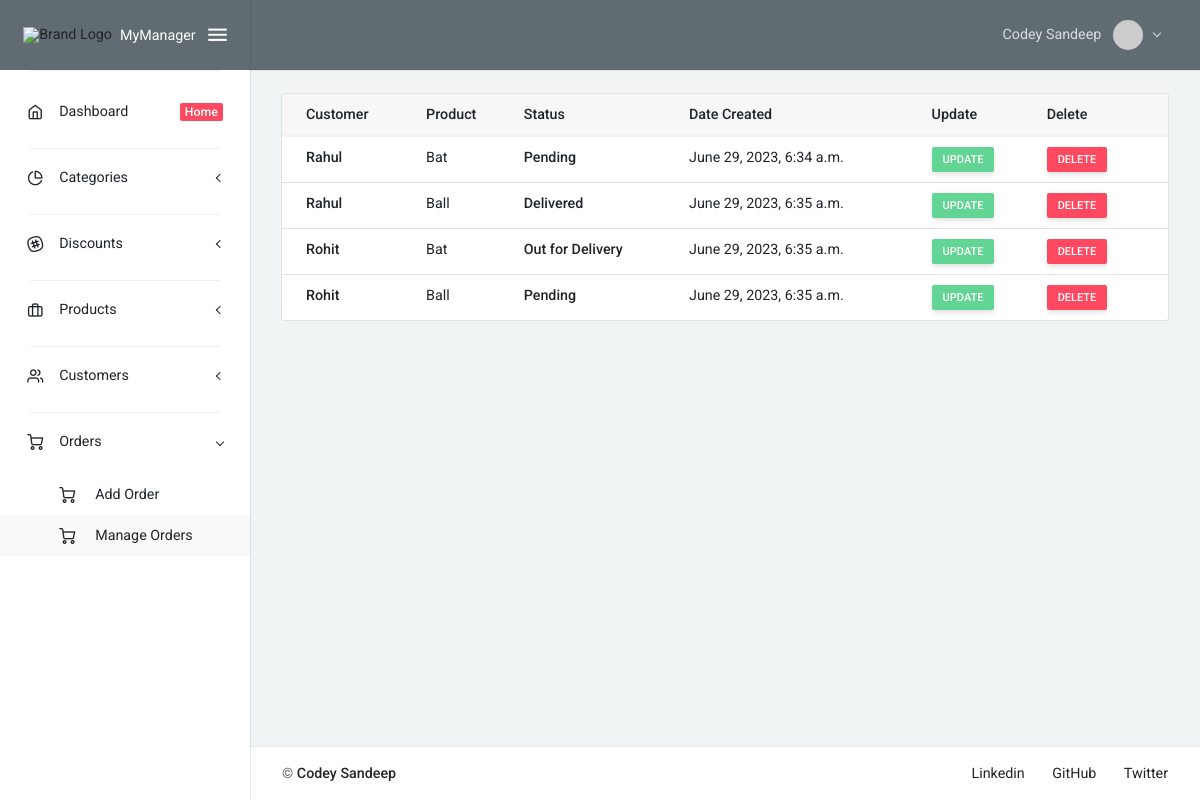
Screenshot of /orders/ (signed in) with the database file from the repository.
### cmsApp/models.py (models this page shows, shortened)
class Order(models.Model):
    status_choices = (
        ("Pending", "Pending"),
        ("Delivered", "Delivered"),
        ("Out for Delivery", "Out for Delivery"),
    )
    id = models.AutoField(primary_key=True)
    customer = models.ForeignKey(Customer, on_delete=models.CASCADE)
    product = models.ForeignKey(Product, on_delete=models.CASCADE)
    status = models.CharField(max_length=235, choices=status_choices)
    date_created = models.DateTimeField(auto_now_add=True)
    class Meta:
        verbose_name_plural = "5. Total Orders"

class Customer(models.Model):
    id = models.AutoField(primary_key=True)
    name = models.CharField(max_length=235, null=True)
    email = models.EmailField(max_length=235, null=True)
    phone = models.CharField(max_length=235, null=True)
    address = models.CharField(max_length=235, null=True)
    date_created = models.DateTimeField(auto_now_add=True)
    class Meta:
        verbose_name_plural = "4. Total Customers"
    def __str__(self):
        return self.name

class Product(models.Model):
    id = models.AutoField(primary_key=True)
    title = models.CharField(max_length=235, null=True)
    category = models.ForeignKey(Category, on_delete=models.CASCADE)
    price = models.PositiveIntegerField(default=0)
    discount = models.ForeignKey(Discount, on_delete=models.CASCADE)
    date_created = models.DateTimeField(auto_now_add=True)
    class Meta:
        verbose_name_plural = "3. Total Products"
    def __str__(self):
        return self.title

### cmsApp/views.py (the view)
# urls.py: path('orders/', OrdersPageView, name="orders_page"),
@login_required(login_url="login_page")
def OrdersPageView(request):
    orders = Order.objects.all()
    context = {
        "orders": orders,
    }
    return render(request, 'orders_page.html', context)

### cmsApp/templates/orders_page.html (shortened to what this page needs)
{% extends 'base.html' %}
{% block body %}
<div class="card">
    <table class="table card-table">
        <thead class="thead-light">
            <tr>
                <th>Customer</th>
                <th>Product</th>
                <th>Status</th>
                <th>Date Created</th>
                <th>Update</th>
                <th>Delete</th>
            </tr>
        </thead>
        <tbody>
            {% for order in orders %}
            <tr>
                <th>{{order.customer}}</th>
                <td>{{order.product}}</td>
                <th>{{order.status}}</th>
                <td>{{order.date_created}}</td>
                <td>
                    <a href="{% url 'update_order_page' order.id %}" class="btn btn-success btn-sm">Update</a>
                </td>
                <td>
                    <a href="{% url 'delete_order_page' order.id %}" class="btn btn-danger btn-sm">Delete</a>
                </td>
            </tr>
            {% endfor %}
        </tbody>
    </table>
</div>
{% endblock body %}

### templates/base.html (shortened to what this page needs)
{% load static %}
<!DOCTYPE html>
<html lang="en" class="material-style layout-fixed">
<head>
    <link rel="stylesheet" href="{% static 'fonts/fontawesome.css' %}">
    <link rel="stylesheet" href="{% static 'fonts/ionicons.css' %}">
    <link rel="stylesheet" href="{% static 'fonts/linearicons.css' %}">
    <link rel="stylesheet" href="{% static 'fonts/open-iconic.css' %}">
    <link rel="stylesheet" href="{% static 'fonts/pe-icon-7-stroke.css' %}">
    <link rel="stylesheet" href="{% static 'fonts/feather.css' %}">
    <link rel="stylesheet" href="{% static 'css/bootstrap-material.css' %}">
    <link rel="stylesheet" href="{% static 'css/shreerang-material.css' %}">
    <link rel="stylesheet" href="{% static 'css/uikit.css' %}">
    <link rel="stylesheet" href="{% static 'libs/perfect-scrollbar/perfect-scrollbar.css' %}">
    <link rel="stylesheet" href="{% static 'libs/flot/flot.css' %}">
    <link rel="stylesheet" href="{% static 'css/style.css' %}">
</head>
<body>
    <div class="layout-wrapper layout-2">
        <div class="layout-inner">
            {% include 'components/sidebar.html' %}
            <div class="layout-container">
                {% include 'components/navbar.html' %}
                <div class="layout-content">
                    <div class="container-fluid flex-grow-1 container-p-y">
                        {% block body %}
                        {% endblock body %}
                    </div>
                    {% include 'components/footer.html' %}
                </div>
            </div>
        </div>
    </div>
</body>
</html>

### templates/components/sidebar.html (shortened to what this page needs)
<div id="layout-sidenav" class="layout-sidenav sidenav sidenav-vertical bg-white logo-dark">
    <div class="app-brand demo">
        <span class="app-brand-logo demo">
            <img src="https://img.icons8.com/external-itim2101-flat-itim2101/32/000000/external-cloud-business-and-financial-itim2101-flat-itim2101-1.png"
                alt="Brand Logo" class="img-fluid">
        </span>
        <a href="{% url 'dashboard_page' %}"
            class="app-brand-text demo sidenav-text font-weight-normal ml-2">MyManager</a>
        <a href="javascript:" class="layout-sidenav-toggle sidenav-link text-large ml-auto">
            <i class="ion ion-md-menu align-middle"></i>
        </a>
    </div>
    <div class="sidenav-divider mt-0"></div>
    <ul class="sidenav-inner py-1">
        {% url 'dashboard_page' as dashboard_page %}
        <li class="sidenav-item {% if request.path == dashboard_page %} active {% endif %}">
            <a href="{{dashboard_page}}" class="sidenav-link">
                <i class="sidenav-icon feather icon-home"></i>
                <div>Dashboard</div>
                <div class="pl-1 ml-auto">
                    <div class="badge badge-danger">Home</div>
                </div>
            </a>
        </li>
        <li class="sidenav-divider mb-1"></li>
        {% url 'add_category_page' as add_category_page %}
        {% url 'categories_page' as categories_page %}
        <li class="sidenav-item {% if request.path == add_category_page %} open {% endif %}
            {% if request.path == categories_page %} open {% endif %}">
            <a href="javascript:" class="sidenav-link sidenav-toggle">
                <i class="sidenav-icon feather icon-pie-chart"></i>
                <div>Categories</div>
            </a>
        </li>
        <li class="sidenav-divider mb-1"></li>
        {% url 'add_discount_page' as add_discount_page %}
        {% url 'discounts_page' as discounts_page %}
        <li
            class="sidenav-item {% if request.path == add_discount_page %} open {% endif %} {% if request.path == discounts_page %} open {% endif %}">
            <a href="javascript:" class="sidenav-link sidenav-toggle">
                <i class="sidenav-icon feather icon-slack"></i>
                <div>Discounts</div>
            </a>
        </li>
        <li class="sidenav-divider mb-1"></li>
        {% url 'add_product_page' as add_product_page %}
        {% url 'products_page' as products_page %}
        <li
            class="sidenav-item {% if request.path == add_product_page %} open {% endif %} {% if request.path == products_page %} open {% endif %}">
            <a href="javascript:" class="sidenav-link sidenav-toggle">
                <i class="sidenav-icon feather icon-briefcase"></i>
                <div>Products</div>
            </a>
        </li>
        <li class="sidenav-divider mb-1"></li>
        {% url 'add_customer_page' as add_customer_page %}
        {% url 'customers_page' as customers_page %}
        <li
            class="sidenav-item {% if request.path == add_customer_page %} open {% endif %} {% if request.path == customers_page %} open {% endif %}">
            <a href="javascript:" class="sidenav-link sidenav-toggle">
                <i class="sidenav-icon feather icon-users"></i>
                <div>Customers</div>
            </a>
        </li>
        <li class="sidenav-divider mb-1"></li>
        {% url 'add_order_page' as add_order_page %}
        {% url 'orders_page' as orders_page %}
        <li
            class="sidenav-item {% if request.path == add_order_page %} open {% endif %} {% if request.path == orders_page %} open {% endif %}">
            <a href="javascript:" class="sidenav-link sidenav-toggle">
                <i class="sidenav-icon feather icon-shopping-cart"></i>
                <div>Orders</div>
            </a>
            <ul class="sidenav-menu">
                <li class="sidenav-item {% if request.path == add_order_page %} open active {% endif %}">
                    <a href="{{add_order_page}}" class="sidenav-link">
                        <i class="sidenav-icon feather icon-shopping-cart mr-2"></i>
                        <div>Add Order</div>
                    </a>
                </li>
                <li class="sidenav-item {% if request.path == orders_page %} open active {% endif %}">
                    <a href="{{orders_page}}" class="sidenav-link">
                        <i class="sidenav-icon feather icon-shopping-cart mr-2"></i>
                        <div>Manage Orders</div>
                    </a>
                </li>
            </ul>
        </li>
    </ul>
</div>

### templates/components/navbar.html (shortened to what this page needs)
{% load static %}
<nav class="layout-navbar navbar navbar-expand-lg align-items-lg-center bg-dark container-p-x" id="layout-navbar">
    <div class="navbar-collapse collapse" id="layout-navbar-collapse">
        <div class="navbar-nav align-items-lg-center ml-auto nav-profile">
            <div class="demo-navbar-user nav-item dropdown">
                <a class="nav-link dropdown-toggle" href="#" data-toggle="dropdown">
                    {% if request.user.first_name and request.user.last_name %}
                    <span class="d-inline-flex flex-lg-row-reverse align-items-center align-middle">
                        <img src="https://i.pravatar.cc/300" alt="Random Image" class="d-block ui-w-30 rounded-circle">
                        <span class="px-1 mr-lg-2 ml-2 ml-lg-0">{{request.user.first_name}}
                            {{request.user.last_name}}</span>
                    </span>
                    {% else %}
                    <span class="d-inline-flex flex-lg-row-reverse align-items-center align-middle">
                        <img src="https://i.pravatar.cc/300" alt="Random Image" class="d-block ui-w-30 rounded-circle">
                        <span class="px-1 mr-lg-2 ml-2 ml-lg-0">Codey Sandeep</span>
                    </span>
                    {% endif %}
                </a>
            </div>
        </div>
    </div>
</nav>

### templates/components/footer.html
<nav class="layout-footer footer bg-white">
    <div class="container-fluid d-flex flex-wrap justify-content-between text-center container-p-x pb-3">
        <div class="pt-3">
            <span class="footer-text font-weight-semibold">&copy; <a href="mailto:codeysandeeplocal@gmail.com"
                    class="footer-link" target="_blank">Codey Sandeep</a>
            </span>
        </div>
        <div class="footer-links">
            <a href="https://www.linkedin.com/in/codeysandeep/" class="footer-link pt-3">Linkedin</a>
            <a href="https://github.com/codeysandeep" class="footer-link pt-3 ml-4">GitHub</a>
            <a href="https://twitter.com/codeysandeep" class="footer-link pt-3 ml-4">Twitter</a>
        </div>
    </div>
</nav>

### static/css/uikit.css (style rules this page uses)
.ui-w-30 { width: 30px !important; height: auto; }

### static/libs/perfect-scrollbar/perfect-scrollbar.css (style rules this page uses)
.ps { overflow:hidden !important;overflow-anchor:none;-ms-overflow-style:none;touch-action:auto;-ms-touch-action:auto }
.ps { position:relative }

### static/css/style.css (style rules this page uses)
.card { overflow: scroll; }

### rows the page displays
Order: customer "Rahul", product "Bat", status "Pending", date_created "June 29, 2023, 6:34 a.m."
Order: customer "Rahul", product "Ball", status "Delivered", date_created "June 29, 2023, 6:35 a.m."
Order: customer "Rohit", product "Bat", status "Out for Delivery", date_created "June 29, 2023, 6:35 a.m."
Order: customer "Rohit", product "Ball", status "Pending", date_created "June 29, 2023, 6:35 a.m."

### other values shown
{{ request.user.first_name }} "Codey"
{{ request.user.last_name }} "Sandeep"
